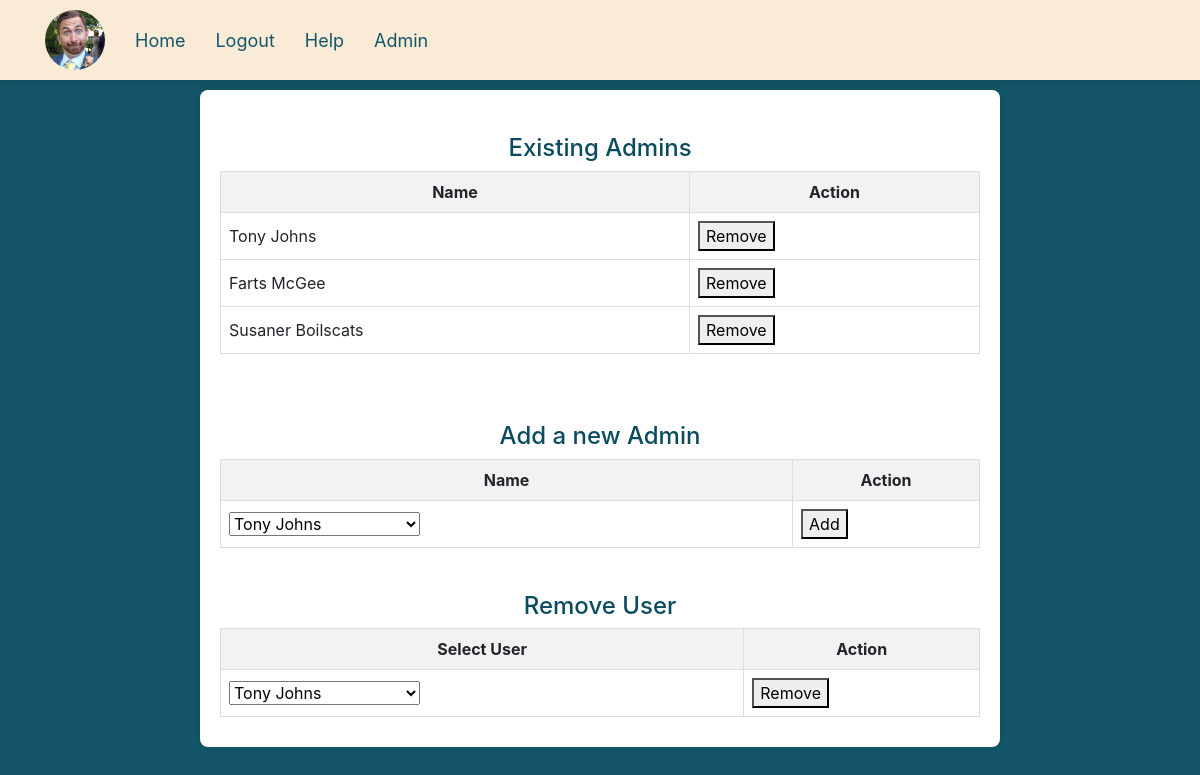
Page /admin (signed in) on the earlier database version.
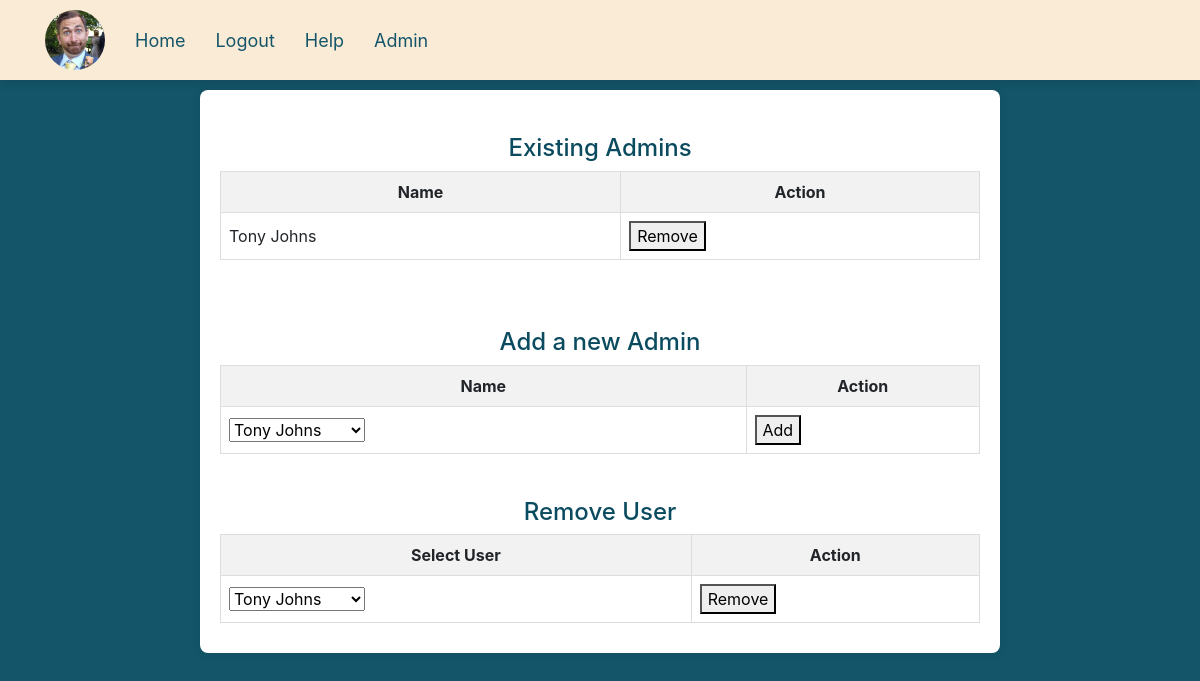
Same page on the later database version.
### website/models.py (models this page shows)
class User(db.Model, UserMixin):
    id = db.Column(db.Integer, primary_key=True, autoincrement=True)
    password = db.Column(db.String(255))
    email = db.Column(db.String(255))
    staffnumber = db.Column(db.String(10))
    first_name = db.Column(db.String(150))
    last_name = db.Column(db.String(150))
    admin = db.Column(db.Boolean)
    profile_picture = db.Column(db.String(120), default='default.jpg')

### website/views.py (the view)
    def wrapper(*args, **kwargs):
        if 'staffnumber' in session:
            return route_function(*args, **kwargs)
        else:
            flash('you are not logged in.', category='error')
            return redirect(url_for('auth.login'))

### website/views.py (called while the page is built)
def admin_required(route_function):
    def wrapper(*args, **kwargs):
        if 'admin' in session:
            return route_function(*args, **kwargs)
        else:
            flash('you are not an admin', category='error')
            return redirect(url_for('view.home'))
    wrapper.__name__ = route_function.__name__
    return wrapper

def login_required(route_function):
    def wrapper(*args, **kwargs):
        if 'staffnumber' in session:
            return route_function(*args, **kwargs)
        else:
            flash('you are not logged in.', category='error')
            return redirect(url_for('auth.login'))
    wrapper.__name__ = route_function.__name__
    return wrapper

@views.route('/admin', methods=['GET', 'POST'])
@login_required
@admin_required
def admin():
    admins = User.query.filter_by(admin=True).all()
    users = User.query.all()
    return render_template('admin.html', data1=admins, users=users)

### website/templates/admin.html (shortened to what this page needs)
{% extends "base.html" %}
{% block content %}
<div class="results-container">
    <div>
        <br>
        <h4>Existing Admins</h4>
        <table>
            <tr>
                <th>Name</th>
                <th>Action</th>
            </tr>
            {% for user in data1 %}
                <tr>
                    <td>{{ user.first_name }} {{ user.last_name }}</td>
                    <td>
                        <form method="post" action="{{ url_for('views.remove_admin', user_id=user.id) }}">
                            <button type="submit" class="inform-btn">Remove</button>
                        </form>
                    </td>
                </tr>
            {% endfor %}
        </table>
        <br>
        <br>
        <h4>Add a new Admin</h4>
        <form method="post" action="{{ url_for('views.add_admin') }}">
            <table>
                <tr>
                    <th>Name</th>
                    <th>Action</th>
                </tr>
                <tr>
                    <td>
                        <select id="people" name="people">
                            {% for user in users %}
                                <option value="{{ user.id }}">{{ user.first_name }} {{ user.last_name }}</option>
                            {% endfor %}
                        </select>
                    </td>
                    <td>
                        <button type="submit" class="inform-btn">Add</button>
                    </td>
                </tr>
            </table>
        </form>
    </div>
    <br>
    <h4>Remove User</h4>
    <form method="post" action="{{ url_for('views.remove_user') }}">
        <table>
            <tr>
                <th>Select User</th>
                <th>Action</th>
            </tr>
            <tr>
                <td>
                    <select id="removePeople" name="removePeople">
                        {% for user in users %}
                            <option value="{{ user.id }}">{{ user.first_name }} {{ user.last_name }}</option>
                        {% endfor %}
                    </select>
                </td>
                <td>
                    <button type="submit" class="inform-btn">Remove</button>
                </td>
            </tr>
        </table>
    </form>
</div>
{% endblock %}

### website/templates/base.html (shortened to what this page needs)
<!DOCTYPE html>
<html>
    <head>
        <link
        rel="stylesheet" type="text/css"
        href="{{ url_for('static', filename='styles.css') }}"/>
        <link
        rel="stylesheet"
        href="https://stackpath.bootstrapcdn.com/bootstrap/4.4.1/css/bootstrap.min.css"
/>
        <link
        rel="stylesheet"
        href="https://stackpath.bootstrapcdn.com/font-awesome/4.7.0/css/font-awesome.min.css"
/>
    </head>
    <body>
      <nav class="nav">
        {%  if 'staffnumber' in session %}
          <div class="user-profile">
            <a href="{{ url_for('views.editprofile') }}" title="{{ 'Edit my profile' }}">
              <img src="{{ url_for('static', filename='uploads/' + session.get('profile_picture', 'default.png')) }}" alt="{{ 'Current user: ' + session.get('name') }}" class="rounded-circle">
            </a>
          </div>
          <a href="{{ url_for('views.home') }}">Home</a>
          <a href="{{ url_for('auth.logout') }}">Logout</a>
        {% else %}
          <a href="{{ url_for('auth.login') }}">Login</a>
        {% endif %}
        <a href="{{ url_for('views.help') }}">Help</a>
        {% if 'admin' in session %}
          <a href="{{ url_for('views.admin') }}">Admin</a>
        {% endif %}
      </nav>
        {% block content %}
        {% endblock %}
    </body>
</html>

### website/Static/styles.css (style rules this page uses)
body { font-family: Arial, sans-serif; background-color:#145569; margin: 0; padding: 0; justify-content: center; display: flex; align-items: center; height: 100vh; }
.results-container { background-color: #fff; padding: 20px; border-radius: 8px; box-shadow: 0 0 10px rgba(0, 0, 0, 0.1); width: 800px; max-width: 95%; text-align: center; top: 90px; padding-bottom: 10px; position: absolute; }
h4 { color: #0b4b5f; }
nav { background-color:antiquewhite; color:#145569; padding: 10px; position: fixed; top: 0; left: 0; width: 100%; box-shadow: 0 4px 8px rgba(0, 0, 0, 0.1); height: 80px; display: flex; align-items: center; z-index: 999; }
nav a { color: #145569; text-decoration: none; margin: 0 15px; font-size:18px; }
table { width: 100%; border-collapse: collapse; margin-bottom: 20px; overflow-y: scroll; }
th, td { border: 1px solid #ddd; padding: 8px; text-align: left; }
th { background-color: #f2f2f2; }
.user-profile { width: 60px; height: 60px; border-radius: 50%; margin: 0px 30px 0px 30px; display:block; align-items: center; }
.rounded-circle { width: 100%; height: 100%; object-fit: cover; border-radius: 50%; }

### website/templates/base.html (style rules this page uses)
body { background-color: #145569; }

Differences in the rows shown:
removed User: first_name "Farts", last_name "McGee"
removed User: first_name "Susaner", last_name "Boilscats"
